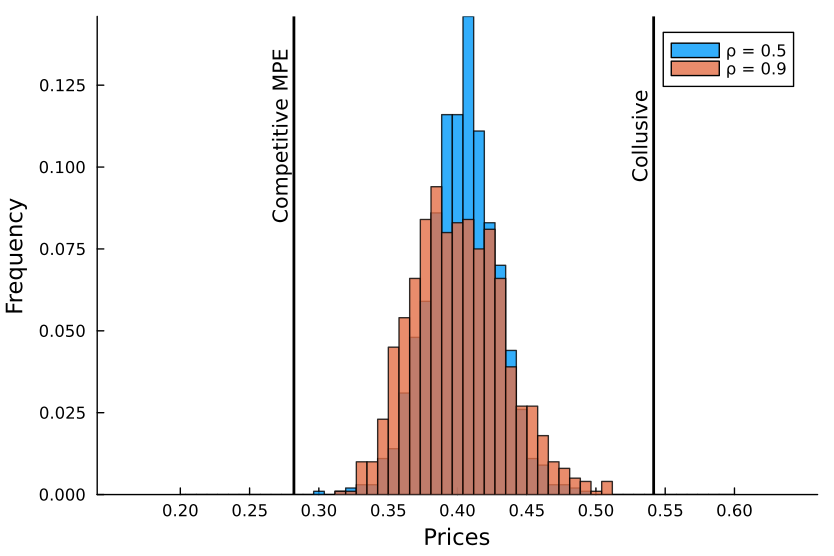

Recreate this plot in Julia.
#####################################################
## FIGURE 1: average market price upon convergence ##
#####################################################

# set working directory
root_dir = ".../code_IJIO/";
code_dir = joinpath(root_dir, "code");
figure_table_dir = joinpath(root_dir, "figures_tables");
data_dir = joinpath(root_dir, "data_simulation");

cd(figure_table_dir);

# load packages
using Pkg
required_packages = ["Plots", "Statistics", "LinearAlgebra", "Serialization","JLD2","Revise"]
for pkg in required_packages
    try
        @eval using $(Symbol(pkg))
    catch
        println("Installing missing package: $pkg")
        Pkg.add(pkg)
        @eval using $(Symbol(pkg))
    end
end


# load data 
include(joinpath(code_dir, "init_stochastic.jl"));
@load joinpath(data_dir, "outcomes_stochastic.jld2") game Q_matrix profits actions cost t_final bf;


price = game.P[actions];
size(price)
price_market = minimum(price,dims=2);
price_market = reshape(price_market, game.tstable, game.S, game.dim_rho, game.dim_delta);
price_market_average = mean(price_market,dims=1);
price_market_average = reshape(price_market_average ,game.S, game.dim_rho, game.dim_delta);
r=1;
mean(price_market_average[:,r,d])
r=2;
mean(price_market_average[:,r,d])

price_market_mean_all = zeros(Float32, game.S, game.dim_rho, game.dim_delta);
for d=1:game.dim_delta
    for r=1:game.dim_rho
        for s=1:game.S
            price_market_mean_all[s,r,d]=mean(price_market[:,s,r,d]);
        end
    end
end

bin_centers = 0.2:0.154/20:.6
bin_edges = [(bin_centers[i] + bin_centers[i-1]) / 2 for i in 2:length(bin_centers)]
bin_edges = [0.2; bin_edges; 0.6]  
r=1;
histogram(price_market_mean_all[:,r,d], bins=bin_edges, normalize=:probability, xlabel="Prices", ylabel="Frequency",alpha=0.8,label="ρ = $(game.rho[r])")
r=2;
histogram!(price_market_mean_all[:,r,d], bins=bin_edges,xticks=collect(.2:.05:.6), normalize=:probability, xlabel="Prices", ylabel="Frequency",alpha=0.8,label="ρ = $(game.rho[r])")
vline!([(game.p_monopoly[1]+game.p_monopoly[2])/2],color="black",linewidth=2, linestyle=:solid,label="")
vline!([0.282],color="black",linewidth=2, linestyle=:solid,label="",xlim=(0.25,0.65)) 
y_max = Plots.ylims()[2];
y_min = Plots.ylims()[1];
annotate!((game.p_monopoly[1]+game.p_monopoly[2])/2-.01, 0.75*y_max, text("Collusive", color=:black, 10,rotation=90))
annotate!(.282-.01, 0.75*y_max, text("Competitive MPE", color=:black, 10,rotation=90),grid=false,xlim=(.14,.66),legend=:topright)
savefig("figure_1.pdf")
